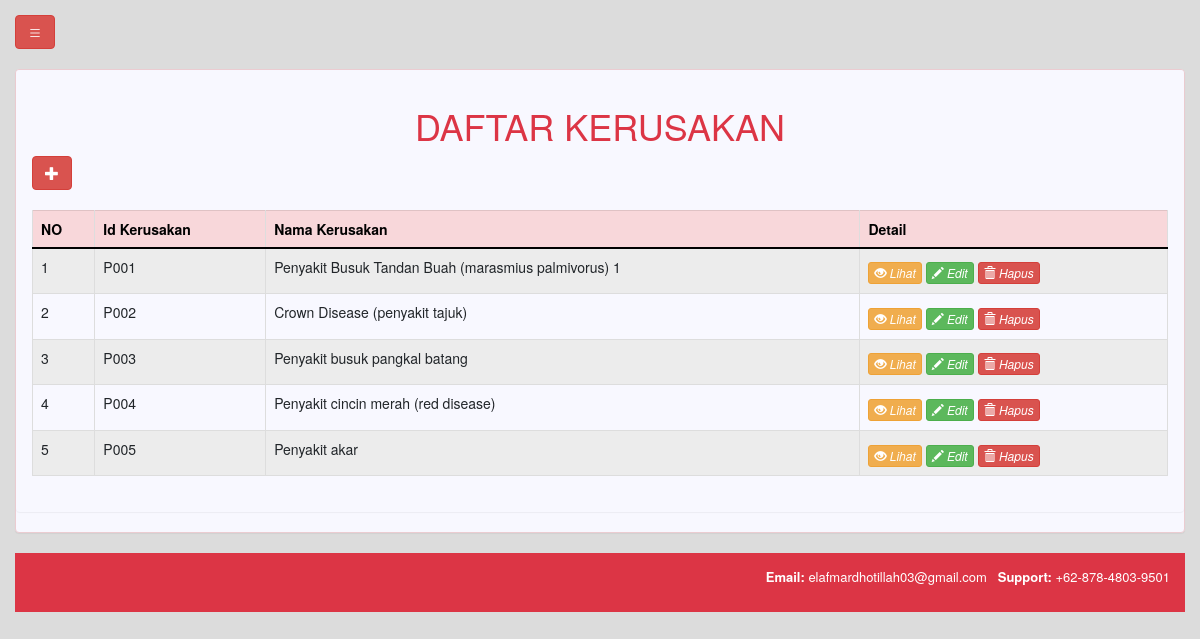
The page /kerusakan.php on the database its author committed.
### tables this page shows
CREATE TABLE `kerusakan` (
  `idkerusakan` varchar(20) NOT NULL,
  `namakerusakan` varchar(1000) NOT NULL,
  `pengendalian` text
);

### kerusakan.php (the view, shortened to what this page needs)
<?php
include('koneksi.php');
?>
<!DOCTYPE html>
<html lang="en">
<head>
  <link rel="stylesheet" href="https://maxcdn.bootstrapcdn.com/bootstrap/3.3.7/css/bootstrap.min.css">
  <link rel="stylesheet" href="css/style.css">
</head>
<body>
    <?php include('menuadmin.php');?>
    <div class="panel panel-danger">
        <div class="panel panel-body">
    <div class="col-12 text-left">
           <h1 class="text text-center text-danger">DAFTAR KERUSAKAN</h1>
<a href="ainputkerusakan.php"><button type="button" class="btn btn-danger">
  <span class="glyphicon glyphicon-plus" aria-hidden="true"></span>
</button></a>
    	<br><br>
            <div class="box-body table-responsive">
                <table id="example1" class="table table-bordered table-striped table-hover">
                    <thead>
                        <tr class="table-danger">
                            <th>NO</th>
                            <th>Id Kerusakan</th>
							 <th>Nama Kerusakan</th>
                            <th>Detail</th>
                        </tr>
                    </thead>
                     <?php
$queri="Select * From kerusakan";
$hasil=mysqli_query ($konek_db,$queri);
$id = 0;
while ($data = mysqli_fetch_array ($hasil)){
 			$id++;
 			echo "
        			<tr>
        			<td>".$id."</td>
					<td>".$data[0]."</td>
        			<td>".$data[1]."</td>
                    <td><a href=\"adetailkerusakan.php?id=".$data[0]."\"><i class='btn btn-xs btn-warning'><span class='glyphicon glyphicon-eye-open'></span> Lihat </i></a>"."  <a href=\"aeditkerusakan.php?id=".$data[0]."\"><i class='btn btn-xs btn-success'><span class='glyphicon glyphicon-pencil'></span> Edit </i></a>"."  <a href=\"adeletekerusakan.php?id=".$data[0]."\" onclick='return checkDelete()'><i class='btn btn-xs btn-danger'><span class='glyphicon glyphicon-trash'></span> Hapus </i></a>"."</td>
        		</tr>
        	";
			}
 ?>
</table>
            </div>
    </div>
  </div>
</div>
<footer class="navbar-danger text-right">
  <p style="font-size: 13px;"><strong>Email: </strong>elafmardhotillah03@gmail.com
        &nbsp;
        <strong>Support: </strong>+62-878-4803-9501</p>
</footer>
</body>
</html>

### css/style.css (style rules this page uses)
.navbar-danger { background-color: #dc3545; }
footer { background-color: #FF0000; color: white; padding: 15px; }

### menuadmin.php (style rules this page uses)
body { background-color: #DCDCDC; }
.panel { background-color: #F8F8FF; }
a { text-decoration: none; font-size: 20px; }

### rows shown on the page
kerusakan: idkerusakan "P001", namakerusakan "Penyakit Busuk Tandan Buah (marasmius palmivorus) 1"
kerusakan: idkerusakan "P002", namakerusakan "Crown Disease (penyakit tajuk)"
kerusakan: idkerusakan "P003", namakerusakan "Penyakit busuk pangkal batang"
kerusakan: idkerusakan "P004", namakerusakan "Penyakit cincin merah (red disease)"
kerusakan: idkerusakan "P005", namakerusakan "Penyakit akar"
